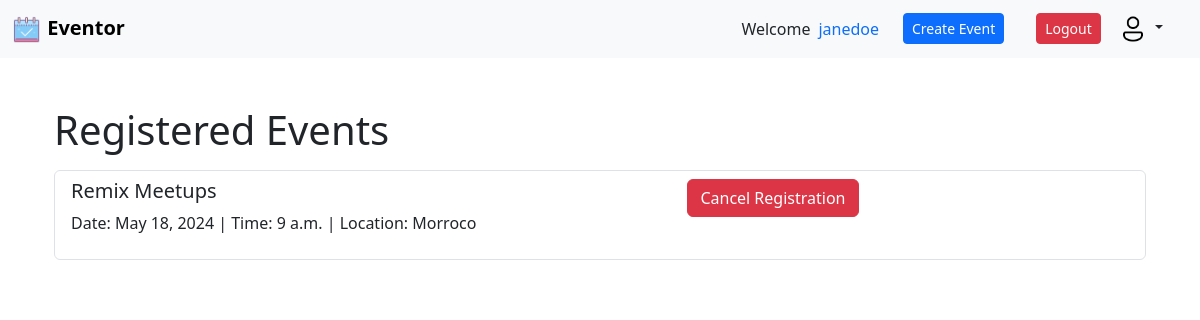
Screenshot of /registered-events/ (signed in) with the database file from the repository.
### events/models.py (models this page shows, shortened)
class Registration(models.Model):
    user = models.ForeignKey(User, on_delete=models.CASCADE, related_name='registrations')
    event = models.ForeignKey(Event, on_delete=models.CASCADE, related_name='registrations')

class Event(models.Model):
    name = models.CharField(max_length=255)
    date = models.DateField()
    time = models.TimeField()
    location = models.CharField(max_length=255)
    created_at = models.DateTimeField(auto_now_add=True)
    creator = models.ForeignKey(User, on_delete=models.CASCADE, related_name='created_events')

### events/views.py (the view)
# urls.py: path('registered-events/', UserRegisteredEventsView.as_view(), name='user-registered-events'),
class UserRegisteredEventsView(LoginRequiredMixin, ListView):
    template_name = 'user_registered_events.html'
    context_object_name = 'registered_events'
    redirect_field_name="login"
    def get_queryset(self):
        return Registration.objects.filter(user=self.request.user)

### events/templates/user_registered_events.html (shortened to what this page needs)
{%extends 'base.html' %}
{% block content %}
<div class="container mt-5">
    <h1>Registered Events</h1>
    <ul class="list-group">
        {% for registration in registered_events %}
            <li class="list-group-item  my-2">
                <div class="row">
                    <div class="col-md-6">
                        <h5>{{ registration.event.name }}</h5>
                        <p>Date: {{ registration.event.date }} | Time: {{ registration.event.time }} | Location: {{ registration.event.location }}</p>
                    </div>
                    <div class="col-md-3 text-end">
                        <form method="post" action="{% url 'cancel-registration' registration.event.id %}">
                            <button type="submit" class="btn btn-danger">Cancel Registration</button>
                        </form>
                    </div>
                </div>
            </li>
        {% endfor %}
    </ul>
</div>
{% endblock %}

### events/templates/base.html (shortened to what this page needs)
<!doctype html>
<html lang="en">
  <head>
    <link href="https://cdn.jsdelivr.net/npm/bootstrap@5.3.3/dist/css/bootstrap.min.css" rel="stylesheet">
  </head>
  <body>
    <nav  class="navbar bg-light shodow-sm">
        <div class="container-fluid">
          {% if user.is_authenticated%}
            <a class="navbar-brand " href="{%url 'event_list' %}">
              {% load static %}
                <img src="{% static 'icons8-event-64.png' %}" alt="Bootstrap" width="30" height="30">
                <span class="fw-bold">Eventor</span>
              </a>
            {% else %}
              {% load static %}
            {% endif %}
          <div class="d-flex align-items-center" >
            {% if user.is_authenticated%}
             Welcome  <span class="text-primary ms-2">{{user.username}}</span>
           <a href="{%url 'create-event' %}"  class="btn btn-primary mx-2 btn-sm   mx-4" >Create Event</a>
            <form action="/members/logout/" method="post">
                  <button type="submit" class="btn btn-danger mx-2 btn-sm" >Logout</button>
            </form>
        <div class="dropdown">
  <button class="btn dropdown-toggle rounded-circle btn-sm me-3" type="button" data-bs-toggle="dropdown" aria-expanded="false">
    <img src="{% static 'icons8-user-96.png' %}" class="rounded-circle" alt="User Icon" w="30" height="30">
  </button>
</div>
            {% else %}
            <a href="{%url 'login' %}"  class="text-primary fw-bold text-decoration-none  h6 mx-4" >Login</a>
            <a href="{%url 'register' %}" class="text-primary fw-bold text-decoration-none h6" >Register</a>
            {% endif %}
          </div>
        </div>
      </nav>
    <div class="container my-4">
    {% block content %}
    {% endblock %}
    </div>
    <script src="https://cdn.jsdelivr.net/npm/bootstrap@5.3.3/dist/js/bootstrap.min.js"></script>  </body>
</html>

### rows the page displays
Registration: event.name "Remix Meetups", event "May 18, 2024", event.time "9 a.m.", event.location "Morroco"

### other values shown
{{ user.username }} "janedoe"
